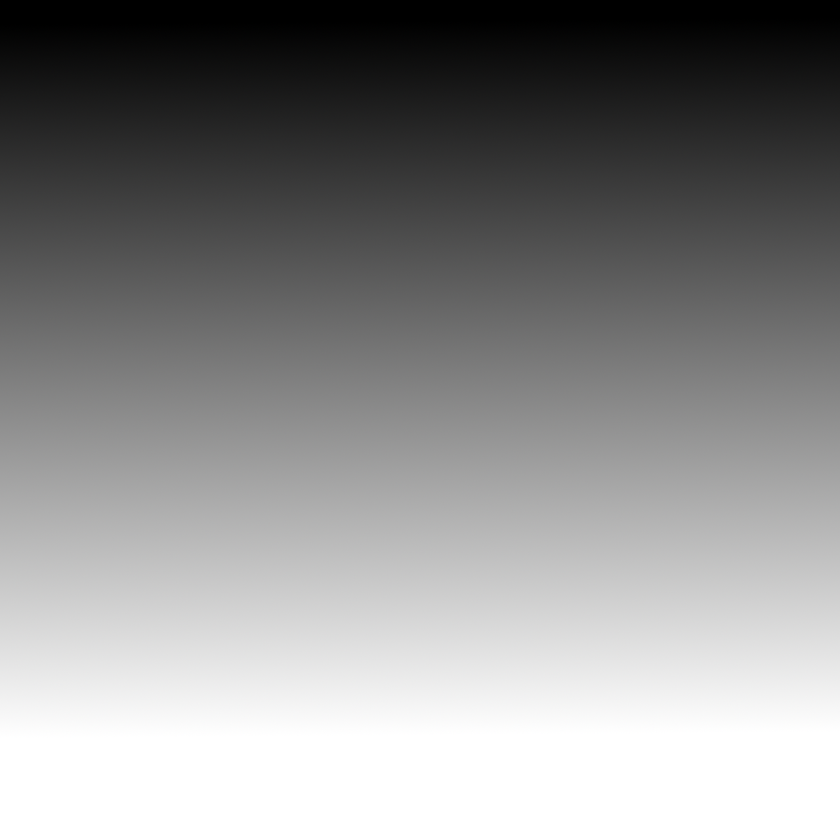
#> input picture Lab5/Images_Thresholding/Gradient horizontal.png, 840 x 840 px, shrunk from 1280 x 1280 before the run, found by its file name
$ python 'Section 1.py'
#> lines starting #> are read from the running program, lines starting #| are printed output that depends on the picture; after the words box and inside, x2 and y2 are one past the last pixel; in counts of white or black regions, pixels touching at a corner belong together
#%% Simple Thresholding
import cv2
import os
from matplotlib import pyplot as plt

VISUALISE = True
images_path = 'C:/Users/Amar/Desktop/School/Artificial Vision/Labs/Lab5/Images_Thresholding'
image_name = 'Gradient horizontal.png'

# Obtaining relative path for image
image_relname = os.path.join(images_path, image_name)
imgori = cv2.imread(image_relname, 0)
#> imgori: shape (840, 840); min 0, max 255, mean 140

# Visualise the image in grayscale using matplotlib
# with a title and without ticks in the x and y axis
if VISUALISE:
    plt.imshow(imgori, cmap='gray')
    plt.title('Original Grayscale gradient')
    plt.xticks([])
    plt.yticks([])

#%% Apply the different kinds of threshold
NAIVE_THRESH = 127
ret1, im_thresh1 = cv2.threshold(imgori, NAIVE_THRESH, 255, cv2.THRESH_BINARY)
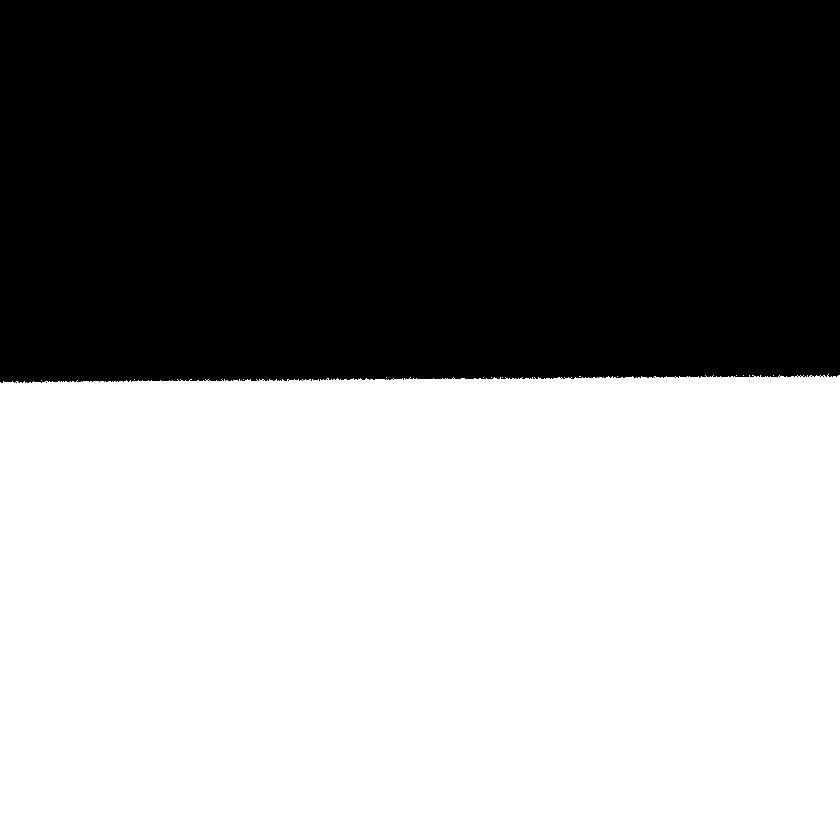
#> im_thresh1: shape (840, 840); 54.9% white; 2 black regions (1 under 20 px), largest, box (x1, y1, x2, y2) and area: (0, 0, 840, 383) 318322
#> ret1 = 127
ret2, im_thresh2 = cv2.threshold(
 imgori, NAIVE_THRESH, 255, cv2.THRESH_BINARY_INV)
#> ret2 = 127
ret3, im_thresh3 = cv2.threshold(imgori, NAIVE_THRESH, 255, cv2.THRESH_TRUNC)
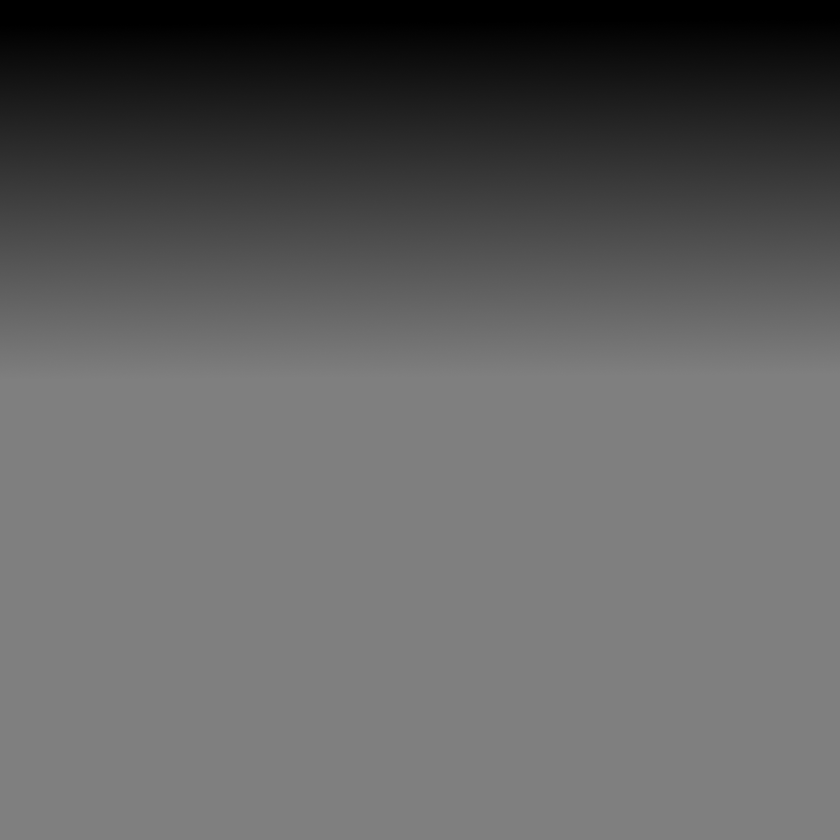
#> im_thresh3: shape (840, 840); min 0, max 127, mean 96.8
#> ret3 = 127
ret4, im_thresh4 = cv2.threshold(imgori, NAIVE_THRESH, 255, cv2.THRESH_TOZERO)
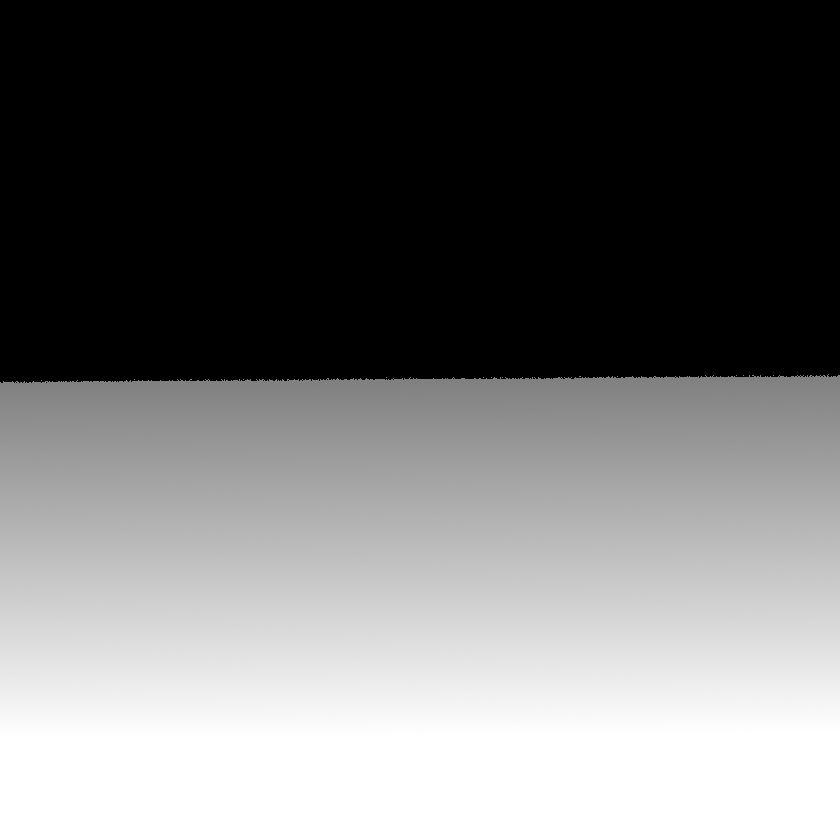
#> im_thresh4: shape (840, 840); min 0, max 255, mean 112.9
#> ret4 = 127
ret5, im_thresh5 = cv2.threshold(
 imgori, NAIVE_THRESH, 255, cv2.THRESH_TOZERO_INV)
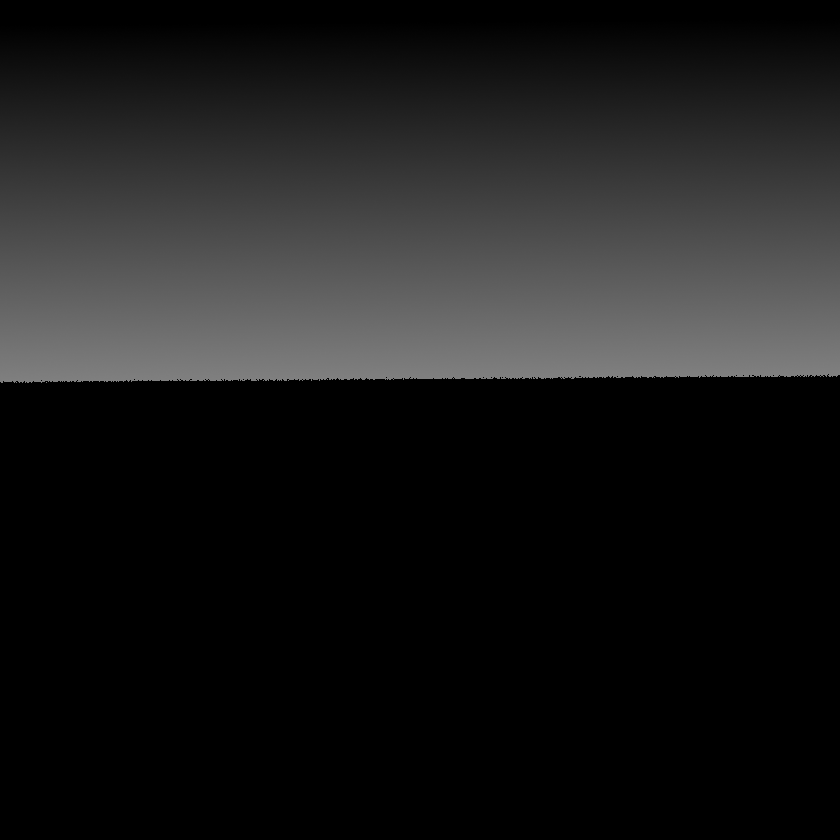
#> im_thresh5: shape (840, 840); min 0, max 127, mean 27.1
#> ret5 = 127
titles = ['Original Image', 'BINARY',
 'BINARY_INV', 'TRUNC', 'TOZERO', 'TOZERO_INV']

images = [imgori, im_thresh1, im_thresh2, im_thresh3, im_thresh4, im_thresh5]
for i in range(6):
    plt.subplot(2, 3, i + 1)
    plt.imshow(images[i], 'gray')
    plt.title(titles[i])
    plt.xticks([]), plt.yticks([])

plt.show()

$ run again, with Lab5/Images_Thresholding/Gradient B&W.PNG copied over Lab5/Images_Thresholding/Gradient horizontal.png
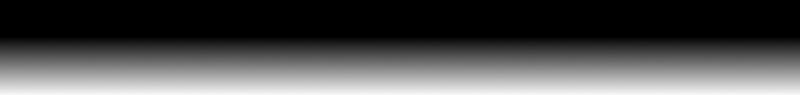
#> input picture Lab5/Images_Thresholding/Gradient B&W.PNG, 800 x 95 px, found by its file name
#> `ret1, im_thresh1 = cv2.threshold(imgori, NAIVE_THRESH, 255, cv2.THRESH..`:
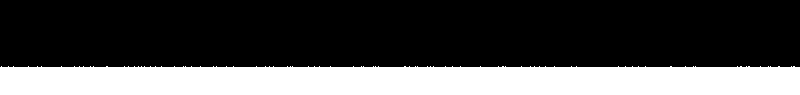
#> im_thresh1: shape (95, 800); 29.6% white; 1 white region, box (x1, y1, x2, y2) and area: (0, 66, 800, 95) 22497
#> ret1 = 127
#> `ret5, im_thresh5 = cv2.threshold( imgori, NAIVE_THRESH, 255, cv2.THRES..`:
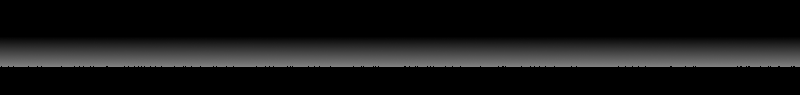
#> im_thresh5: shape (95, 800); min 0, max 127, mean 20.6

$ run again, with Lab5/Images_Thresholding/Gradient vertical.png copied over Lab5/Images_Thresholding/Gradient horizontal.png
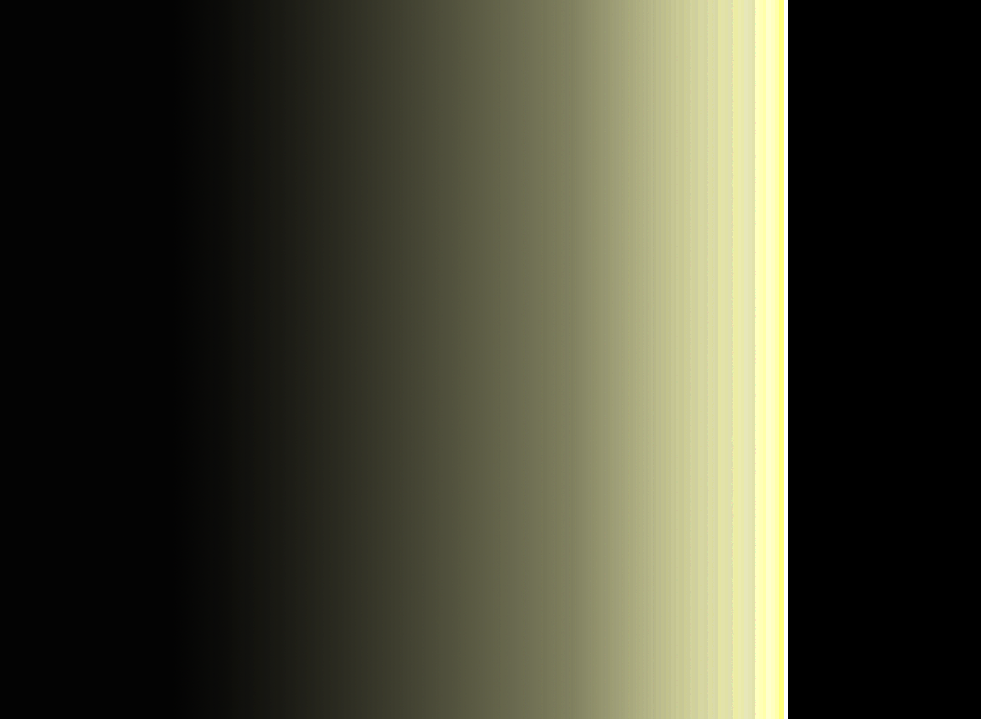
#> input picture Lab5/Images_Thresholding/Gradient vertical.png, 981 x 719 px, shrunk from 1920 x 1408 before the run, found by its file name
#> `ret1, im_thresh1 = cv2.threshold(imgori, NAIVE_THRESH, 255, cv2.THRESH..`:
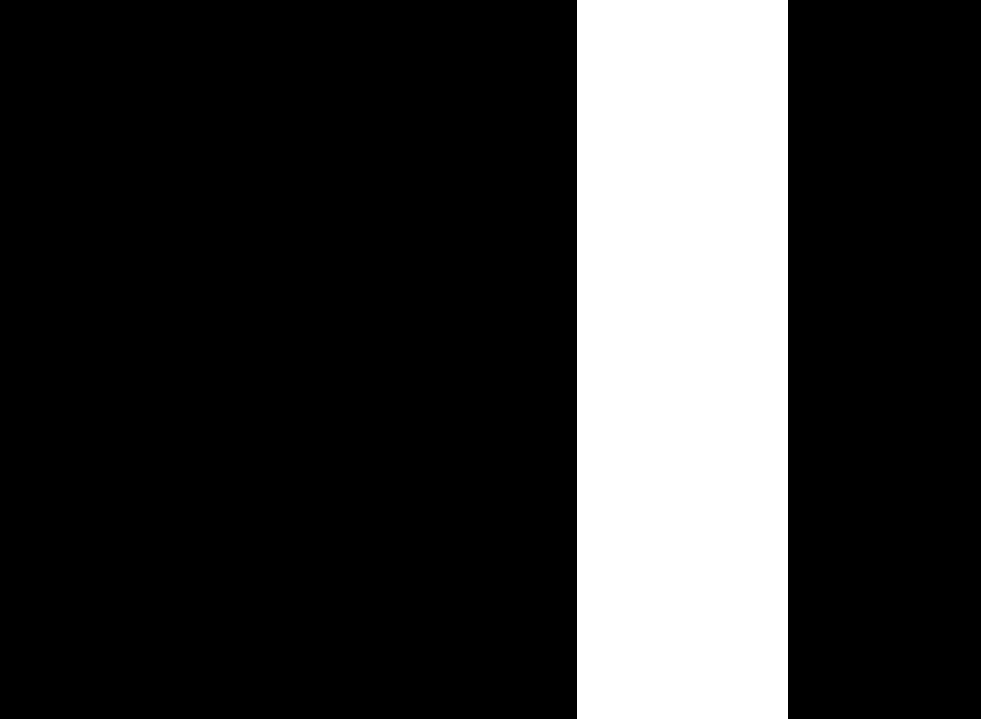
#> im_thresh1: shape (719, 981); 21.5% white; 1 white region, box (x1, y1, x2, y2) and area: (577, 0, 788, 719) 151709
#> ret1 = 127
#> `ret5, im_thresh5 = cv2.threshold( imgori, NAIVE_THRESH, 255, cv2.THRES..`:
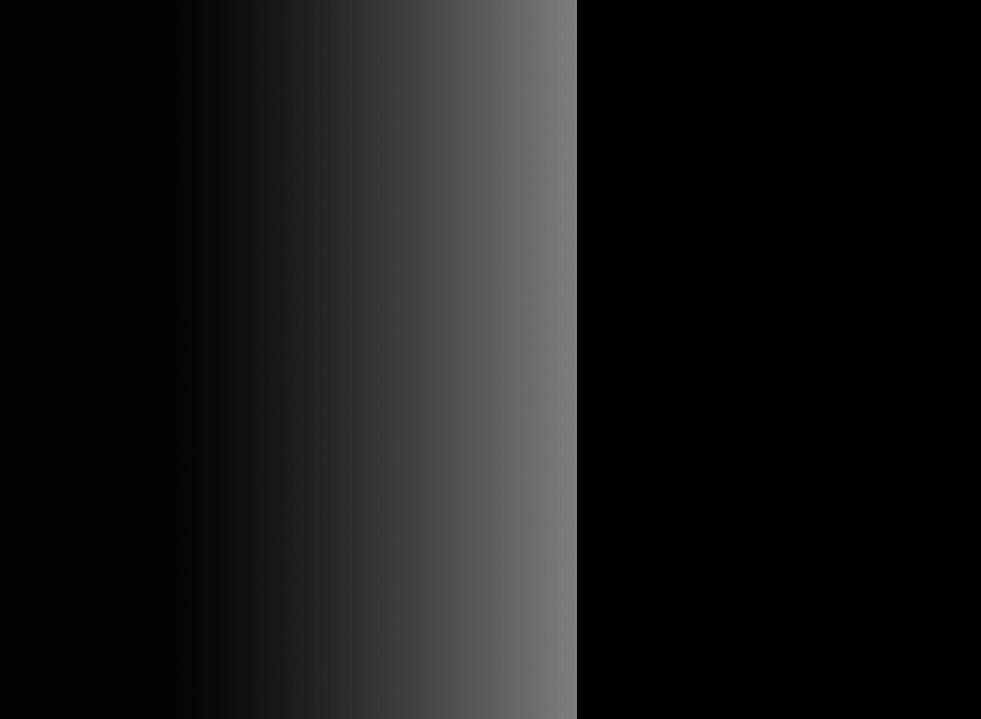
#> im_thresh5: shape (719, 981); min 0, max 127, mean 23.7
